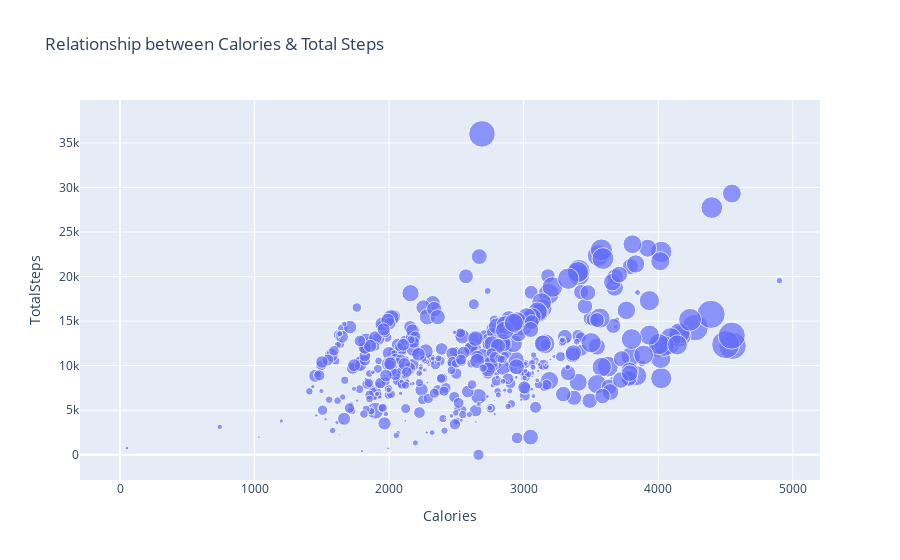

Here is the notebook cell this chart was saved with:
### Code cell
figure = px.scatter(data_frame = df, x="Calories",
                    y="TotalSteps", size="VeryActiveMinutes",
                     
                    title="Relationship between Calories & Total Steps")
figure.show()

### Figure 1 — Plotly figure (JSON) as saved in the notebook; plotly's stock layout.template omitted (floating-point values rounded to 4 significant figures; data arrays with more than 128 entries replaced by an {"elided": "..."} marker saying what was removed)
{"data": [{"hovertemplate": "Calories=%{x}<br>TotalSteps=%{y}<br>VeryActiveMinutes=%{marker.size}<extra></extra>", "legendgroup": "", "marker": {"color": "#636efa", "size": {"elided": "940 int values"}, "sizemode": "area", "sizeref": 0.525, "symbol": "circle"}, "mode": "markers", "name": "", "orientation": "v", "showlegend": false, "type": "scatter", "x": {"elided": "940 int values"}, "xaxis": "x", "y": {"elided": "940 int values"}, "yaxis": "y"}], "layout": {"legend": {"itemsizing": "constant", "tracegroupgap": 0}, "title": {"text": "Relationship between Calories & Total Steps"}, "xaxis": {"anchor": "y", "domain": [0, 1], "title": {"text": "Calories"}}, "yaxis": {"anchor": "x", "domain": [0, 1], "title": {"text": "TotalSteps"}}}}
